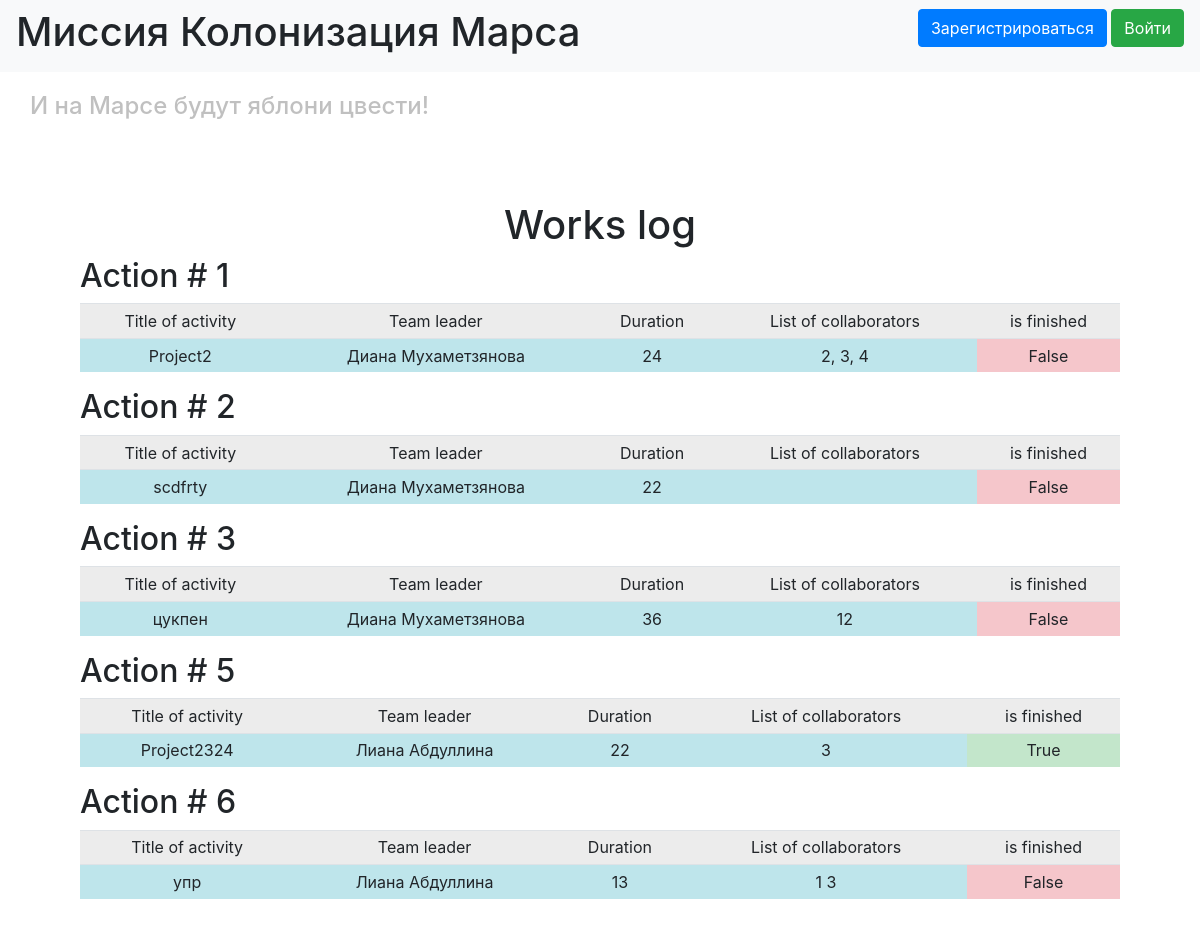
The page / on the database its author committed.
### data/jobs.py (models this page shows)
class Jobs(SqlAlchemyBase):
    __tablename__ = 'jobs'
    id = sqlalchemy.Column(sqlalchemy.Integer,
                           primary_key=True, autoincrement=True)
    team_leader = sqlalchemy.Column(sqlalchemy.Integer,
                                    sqlalchemy.ForeignKey("users.id"))
    user = orm.relation('User')
    job_title = sqlalchemy.Column(sqlalchemy.String, nullable=True)
    work_size = sqlalchemy.Column(sqlalchemy.String, nullable=True)
    collaborators = sqlalchemy.Column(sqlalchemy.String, nullable=True)
    start_date = sqlalchemy.Column(sqlalchemy.DateTime,
                                   default=datetime.datetime.now)
    end_date = sqlalchemy.Column(sqlalchemy.DateTime)
    is_finished = sqlalchemy.Column(sqlalchemy.Boolean, nullable=True)

### mars_one.py (the view)
@app.route("/")
def index():
    db_sess = db_session.create_session()
    jobs = db_sess.query(Jobs).all()
    team_leaders = []
    res = [job.team_leader for job in db_sess.query(Jobs).all()]
    for i in res:
        user = db_sess.query(User).filter(User.id == i).first()
        team_leaders.append(f'{user.name} {user.surname}')
    j_t = []
    for i in range(len(jobs)):
        j_t.append((jobs[i], team_leaders[i]))
    return render_template("works_log.html", jobs_team_leaders=j_t)

### data/db_session.py (called while the page is built)
def create_session() -> Session:
    global __factory
    return __factory()

### templates/works_log.html (shortened to what this page needs)
{% extends "base.html" %}
{% block content %}
<div style="margin: 5rem; text-align: center">
<h1 id="table_title">Works log</h1>
{% for item, leader in jobs_team_leaders %}
<div class="col-md6 my_table">
    <h2 style="text-align: left">Action # {{item.id}}</h2>
    <table class="table table-sm ">
        <tr>
    <td class="table-active">Title of activity</td>
    <td class="table-active">Team leader</td>
    <td class="table-active">Duration</td>
    <td class="table-active">List of collaborators</td>
    <td class="table-active">is finished</td>
        </tr>
    <tr>
      <td class="table-info">{{item.job_title}}</td>
      <td class="table-info">{{leader}}</td>
      <td class="table-info">{{item.work_size}}</td>
      <td class="table-info">{{item.collaborators}}</td>
        {% if item.is_finished == 1%}
        <td class="table-success">{{item.is_finished}}</td>
        {% else %}
        <td class="table-danger">{{item.is_finished}}</td>
        {% endif%}
    </tr>
        </table>
</div>
    {% endfor %}
</div>
{% endblock %}

### templates/base.html (shortened to what this page needs)
<!doctype html>
<html lang="en">
<head>
    <link rel="stylesheet"
          href="https://stackpath.bootstrapcdn.com/bootstrap/4.4.1/css/bootstrap.min.css"
>
    <link rel="stylesheet" type="text/css" href="../static/css/style.css">
</head>
<body>
<header>
    <nav class="navbar navbar-light bg-light">
        <h1>Миссия Колонизация Марса</h1>
        {% block nav %}
        {% if current_user.is_authenticated %}
            <a class="navbar-brand" href="/logout">{{ current_user.surname }} {{ current_user.name }}</a>
        {% else %}
            <p>
                <a class="btn btn-primary " href="/register">Зарегистрироваться</a>
                <a class="btn btn-success" href="/login">Войти</a>
            </p>
        {% endif %}
        {% endblock %}
    </nav>
</header>
<h4 id="mars_text">И на Марсе будут яблони цвести!</h4>
{% block content %}{% endblock %}
</body>
</html>

### static/css/style.css (style rules this page uses)
#mars_text { color: #C0C0C0; padding: 20px 200px 0px 30px; }

### rows shown on the page
Jobs: id "1", job_title "Project2", leader "Диана Мухаметзянова", work_size "24", collaborators "2, 3, 4", is_finished "False"
Jobs: id "2", job_title "scdfrty", leader "Диана Мухаметзянова", work_size "22", is_finished "False"
Jobs: id "3", job_title "цукпен", leader "Диана Мухаметзянова", work_size "36", collaborators "12", is_finished "False"
Jobs: id "5", job_title "Project2324", leader "Лиана Абдуллина", work_size "22", collaborators "3", is_finished "True"
Jobs: id "6", job_title "упр", leader "Лиана Абдуллина", work_size "13", collaborators "1 3", is_finished "False"
